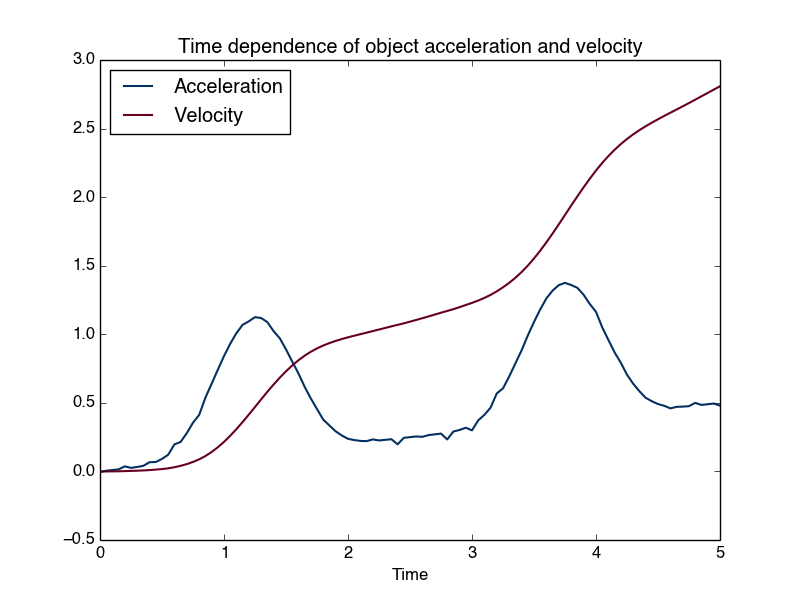

The Python source for this figure:
# Excercise 6.6
import numpy as np
import matplotlib.pyplot as plt
import sys


def velocity(a, dt):
    n = len(a)
    v = np.zeros(n)
    for k in xrange(1, n):
        v[k] = v[k-1] + (a[k-1] + a[k])/2
    v *= dt
    return v

try:
    dt = float(sys.argv[1])
except IndexError:
    print 'dt must be given on the command line'
    sys.exit(1)

acc = np.loadtxt('acc.dat')
vel = velocity(acc, dt)
time = np.array([i * dt for i in range(0, len(acc))])

plt.plot(time, acc, color='#053061', linewidth=1.5)
plt.plot(time, vel, color='#67001f', linewidth=1.5)
plt.xlabel('Time')
plt.legend(['Acceleration', 'Velocity'], loc=2)
plt.title('Time dependence of object acceleration and velocity')
plt.show()
